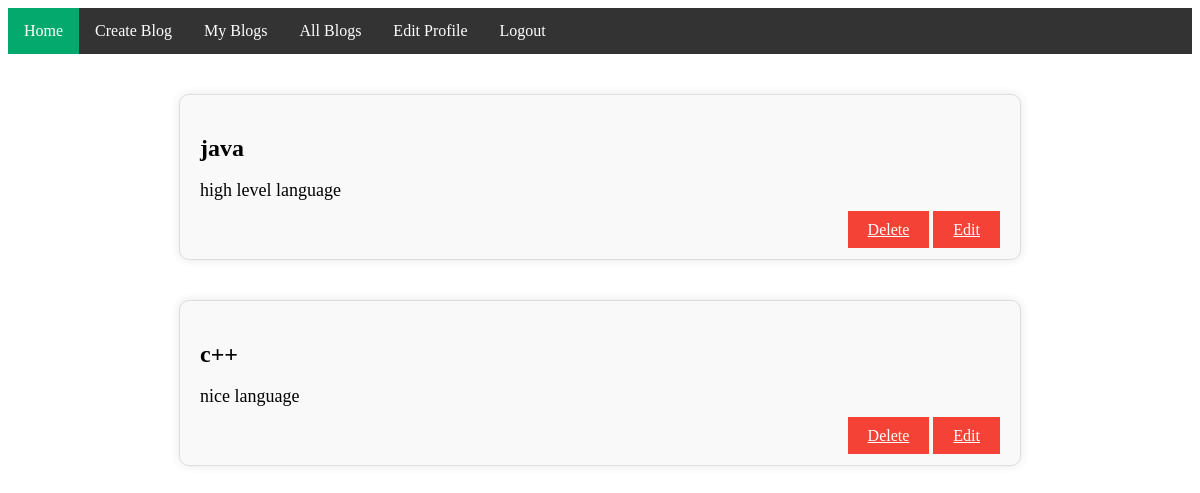
The app's page /myblog/ (signed in), older data.
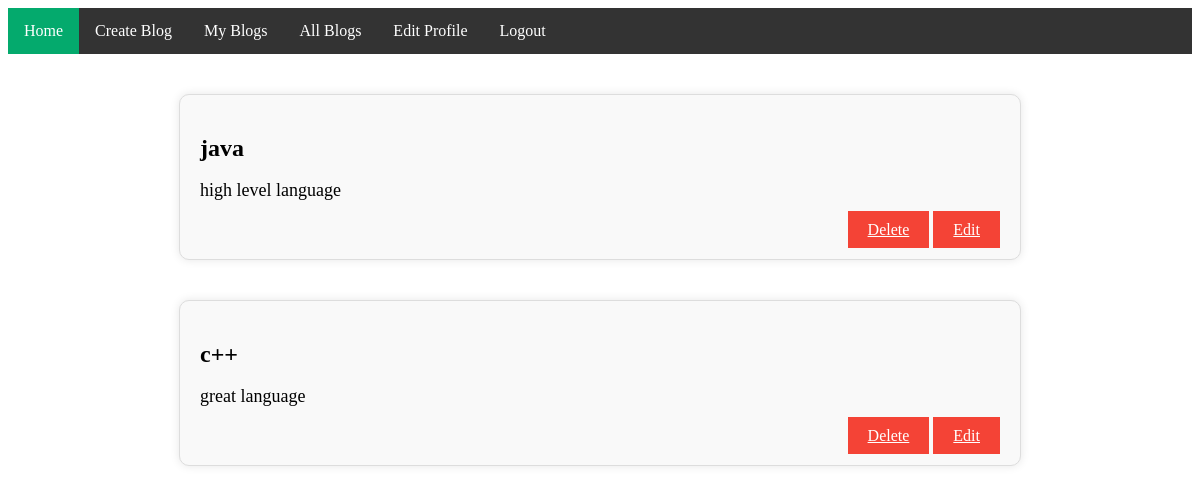
The same page, newer data.
### emailloginapp/models.py (models this page shows, shortened)
class Blog(models.Model):
    author = models.ForeignKey(CustomUser,on_delete=models.CASCADE,related_name='blogs')
    title = models.CharField(max_length=255)
    content = models.TextField()
    likes = models.ManyToManyField(CustomUser,related_name='liked_blogs')
    created_at = models.DateTimeField(auto_now_add=True)
    updated_at = models.DateTimeField(auto_now_add=True)

### emailloginapp/views.py (the view)
# urls.py: path('myblog/' , views.my_blog , name='my'),
@login_required()
def my_blog(request):  # blog by userid
    posts = Blog.objects.filter(author=request.user)
    return render(request, 'myblogs.html',{'posts':posts})

### emailloginapp/templates/myblogs.html (shortened to what this page needs)
{% extends "navbar.html"  %}
{% load static %}
{% block content %}
<!DOCTYPE html>
<html lang="en">
<head>
    <link rel="stylesheet" href="{% static 'css/myblogs.css' %}">
</head>
<body>
{% if posts %}
{% for posts in posts %}
    <div class="blog-container">
        <h2 class="blog-title">{{posts.title}}</h2>
        <p class="blog-content">{{posts.content}}</p>
        <div class="button-container">
            <a class="delete-button" href="deleteblog/{{posts.id}}" class="delete-link">Delete</a>
             <a class="delete-button" href="editblog/{{posts.id}}" class="delete-link">Edit</a>
        </div>
    </div>
{% endfor %}
{%else%}
<p class="blog-content">You have not posted a blog....</p>
{% endif %}
</body>
</html>
{% endblock %}

Row changes from the older to the newer data that the page shows:
changed Blog: content "nice language" → "great language"
